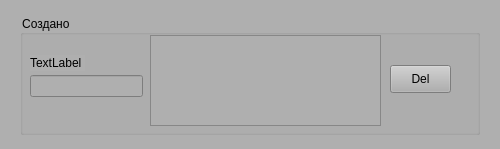
<?xml version="1.0" encoding="UTF-8"?>
<ui version="4.0">
 <class>Form</class>
 <widget class="QWidget" name="Form">
  <property name="geometry">
   <rect>
    <x>0</x>
    <y>0</y>
    <width>500</width>
    <height>149</height>
   </rect>
  </property>
  <property name="windowTitle">
   <string>Form</string>
  </property>
  <widget class="kart" name="widget" native="true">
   <property name="geometry">
    <rect>
     <x>0</x>
     <y>0</y>
     <width>500</width>
     <height>150</height>
    </rect>
   </property>
   <property name="sizePolicy">
    <sizepolicy hsizetype="Preferred" vsizetype="Minimum">
     <horstretch>0</horstretch>
     <verstretch>0</verstretch>
    </sizepolicy>
   </property>
   <property name="minimumSize">
    <size>
     <width>300</width>
     <height>150</height>
    </size>
   </property>
   <property name="maximumSize">
    <size>
     <width>500</width>
     <height>142</height>
    </size>
   </property>
   <property name="styleSheet">
    <string notr="true">
background-color: rgb(175, 175, 175);</string>
   </property>
   <property name="created_at" stdset="0">
    <string/>
   </property>
   <layout class="QHBoxLayout" name="horizontalLayout_5">
    <item>
     <widget class="QGroupBox" name="groupBox">
      <property name="sizePolicy">
       <sizepolicy hsizetype="Fixed" vsizetype="Fixed">
        <horstretch>0</horstretch>
        <verstretch>0</verstretch>
       </sizepolicy>
      </property>
      <property name="minimumSize">
       <size>
        <width>460</width>
        <height>120</height>
       </size>
      </property>
      <property name="title">
       <string>Cоздано </string>
      </property>
      <widget class="QPushButton" name="pushButton">
       <property name="geometry">
        <rect>
         <x>370</x>
         <y>50</y>
         <width>61</width>
         <height>28</height>
        </rect>
       </property>
       <property name="sizePolicy">
        <sizepolicy hsizetype="Fixed" vsizetype="Fixed">
         <horstretch>0</horstretch>
         <verstretch>0</verstretch>
        </sizepolicy>
       </property>
       <property name="minimumSize">
        <size>
         <width>40</width>
         <height>20</height>
        </size>
       </property>
       <property name="text">
        <string>Del</string>
       </property>
      </widget>
      <widget class="QLineEdit" name="lineEdit">
       <property name="geometry">
        <rect>
         <x>10</x>
         <y>60</y>
         <width>113</width>
         <height>22</height>
        </rect>
       </property>
       <property name="inputMask">
        <string/>
       </property>
       <property name="text">
        <string/>
       </property>
      </widget>
      <widget class="QTextEdit" name="textEdit_3">
       <property name="geometry">
        <rect>
         <x>130</x>
         <y>20</y>
         <width>231</width>
         <height>91</height>
        </rect>
       </property>
      </widget>
      <widget class="QLabel" name="label">
       <property name="geometry">
        <rect>
         <x>10</x>
         <y>40</y>
         <width>55</width>
         <height>16</height>
        </rect>
       </property>
       <property name="text">
        <string>TextLabel</string>
       </property>
      </widget>
     </widget>
    </item>
   </layout>
  </widget>
 </widget>
 <customwidgets>
  <customwidget>
   <class>kart</class>
   <extends>QWidget</extends>
   <header location="global">kart.h</header>
   <container>1</container>
  </customwidget>
 </customwidgets>
 <resources/>
 <connections/>
</ui>
